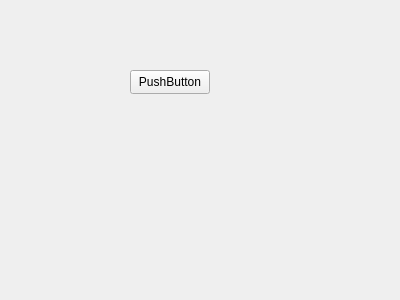
<?xml version="1.0" encoding="UTF-8"?>
<ui version="4.0">
 <class>CarInfoY</class>
 <widget class="QWidget" name="CarInfoY">
  <property name="geometry">
   <rect>
    <x>0</x>
    <y>0</y>
    <width>400</width>
    <height>300</height>
   </rect>
  </property>
  <property name="windowTitle">
   <string>Form</string>
  </property>
  <widget class="QPushButton" name="pushButton">
   <property name="geometry">
    <rect>
     <x>130</x>
     <y>70</y>
     <width>80</width>
     <height>24</height>
    </rect>
   </property>
   <property name="text">
    <string>PushButton</string>
   </property>
  </widget>
 </widget>
 <resources/>
 <connections/>
</ui>
